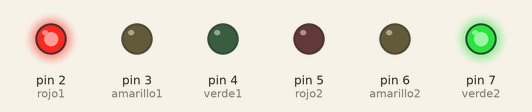
Simulated run of this sketch. Board: Arduino Uno, built with avr-gcc and run on an emulated ATmega328P. Shown: output pins drawn as LEDs (lit = HIGH).

Above: at 0.1 s.
At 7.1 s:
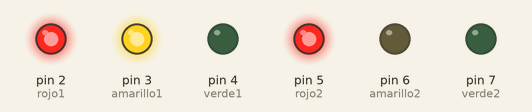
At 9.1 s:
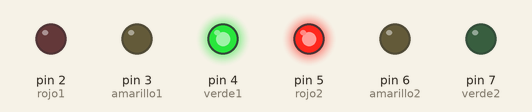
At 14.1 s:
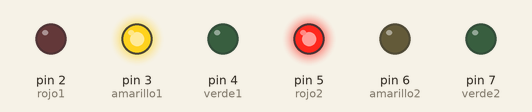
At 23.1 s:
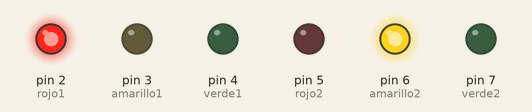
At 34.1 s:
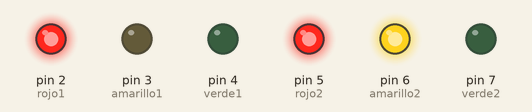
Timing chart, 0 to 37.5 s (numbered marks = the images above):
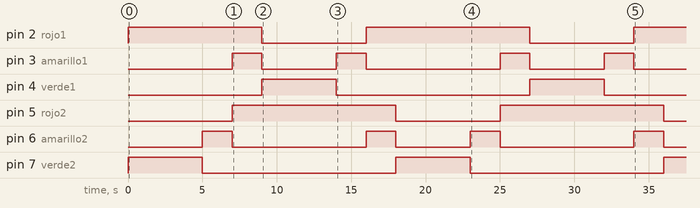

The sketch:

Semaforos_Sincronizados_Con_Millis.ino
```cpp
// Pines semáforo 1 (Calle A)
const int rojo1 = 2;
const int amarillo1 = 3;
const int verde1 = 4;

// Pines semáforo 2 (Calle B)
const int rojo2 = 5;
const int amarillo2 = 6;
const int verde2 = 7;

// Control de tiempos
unsigned long tiempoAnterior = 0;
unsigned long duracionEstado = 0;
int estado = 0;

void setup() {
  pinMode(rojo1, OUTPUT);
  pinMode(amarillo1, OUTPUT);
  pinMode(verde1, OUTPUT);

  pinMode(rojo2, OUTPUT);
  pinMode(amarillo2, OUTPUT);
  pinMode(verde2, OUTPUT);

  Serial.begin(9600);

  actualizarSemaforos(estado);
}

void loop() {
  unsigned long ahora = millis();

  if (ahora - tiempoAnterior >= duracionEstado) {
    estado = (estado + 1) % 6;
    actualizarSemaforos(estado);
    tiempoAnterior = ahora;
  }


  // Acá podés manejar otras tareas sin bloquear el sistema
}

void actualizarSemaforos(int est) {
  switch (est) {
    case 0:
      // S1: Rojo | S2: Verde
      setS1(HIGH, LOW, LOW);
      setS2(LOW, LOW, HIGH);
      duracionEstado = 5000;
      break;

    case 1:
      // S1: Rojo | S2: Amarillo
      setS1(HIGH, LOW, LOW);
      setS2(LOW, HIGH, LOW);
      duracionEstado = 2000;
      break;

    case 2:
      // S1: Rojo + Amarillo | S2: Rojo
      setS1(HIGH, HIGH, LOW);
      setS2(HIGH, LOW, LOW);
      duracionEstado = 2000;
      break;

    case 3:
      // S1: Verde | S2: Rojo
      setS1(LOW, LOW, HIGH);
      setS2(HIGH, LOW, LOW);
      duracionEstado = 5000;
      break;

    case 4:
      // S1: Amarillo | S2: Rojo
      setS1(LOW, HIGH, LOW);
      setS2(HIGH, LOW, LOW);
      duracionEstado = 2000;
      break;

    case 5:
      // S1: Rojo | S2: Rojo + Amarillo
      setS1(HIGH, LOW, LOW);
      setS2(HIGH, HIGH, LOW);
      duracionEstado = 2000;
      break;
  }
}

void setS1(bool r, bool a, bool v) {
  digitalWrite(rojo1, r);
  digitalWrite(amarillo1, a);
  digitalWrite(verde1, v);
}

void setS2(bool r, bool a, bool v) {
  digitalWrite(rojo2, r);
  digitalWrite(amarillo2, a);
  digitalWrite(verde2, v);
}
```

Measured:
- by itself, pin 2 (rojo1), pin 5 (rojo2): alternates HIGH for 11.0 s and LOW for 7.0 s
- by itself, pin 3 (amarillo1): LOW → HIGH at 7.0 s, → LOW 2.0 s later, → HIGH 5.0 s later, → LOW 2.0 s later, … (8 changes in this stretch)
- by itself, pin 4 (verde1), pin 7 (verde2): alternates HIGH for 5.0 s and LOW for 13.0 s
- by itself, pin 6 (amarillo2): LOW → HIGH at 5.0 s, → LOW 2.0 s later, → HIGH 9.0 s later, → LOW 2.0 s later, … (8 changes in this stretch)
